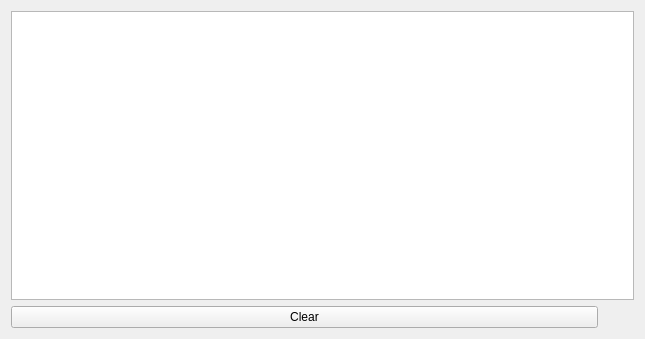
<?xml version="1.0" encoding="UTF-8"?>
<ui version="4.0">
 <class>GLogWidget</class>
 <widget class="QWidget" name="GLogWidget">
  <property name="geometry">
   <rect>
    <x>0</x>
    <y>0</y>
    <width>645</width>
    <height>339</height>
   </rect>
  </property>
  <property name="windowTitle">
   <string>Form</string>
  </property>
  <layout class="QVBoxLayout" name="verticalLayout">
   <item>
    <widget class="QPlainTextEdit" name="plainTextEdit"/>
   </item>
   <item>
    <layout class="QHBoxLayout" name="horizontalLayout">
     <item>
      <widget class="QPushButton" name="pushButtonClear">
       <property name="sizePolicy">
        <sizepolicy hsizetype="Minimum" vsizetype="Fixed">
         <horstretch>1</horstretch>
         <verstretch>0</verstretch>
        </sizepolicy>
       </property>
       <property name="text">
        <string>Clear</string>
       </property>
      </widget>
     </item>
     <item>
      <widget class="QLabel" name="labelNewMessagesLoadInProgress">
       <property name="minimumSize">
        <size>
         <width>30</width>
         <height>0</height>
        </size>
       </property>
       <property name="maximumSize">
        <size>
         <width>30</width>
         <height>22</height>
        </size>
       </property>
       <property name="text">
        <string/>
       </property>
       <property name="pixmap">
        <pixmap resource="../../resource/icones.qrc">:/Icones/Icones/valid.png</pixmap>
       </property>
       <property name="scaledContents">
        <bool>false</bool>
       </property>
       <property name="alignment">
        <set>Qt::AlignCenter</set>
       </property>
      </widget>
     </item>
    </layout>
   </item>
  </layout>
 </widget>
 <resources>
  <include location="../../resource/icones.qrc"/>
 </resources>
 <connections/>
</ui>
